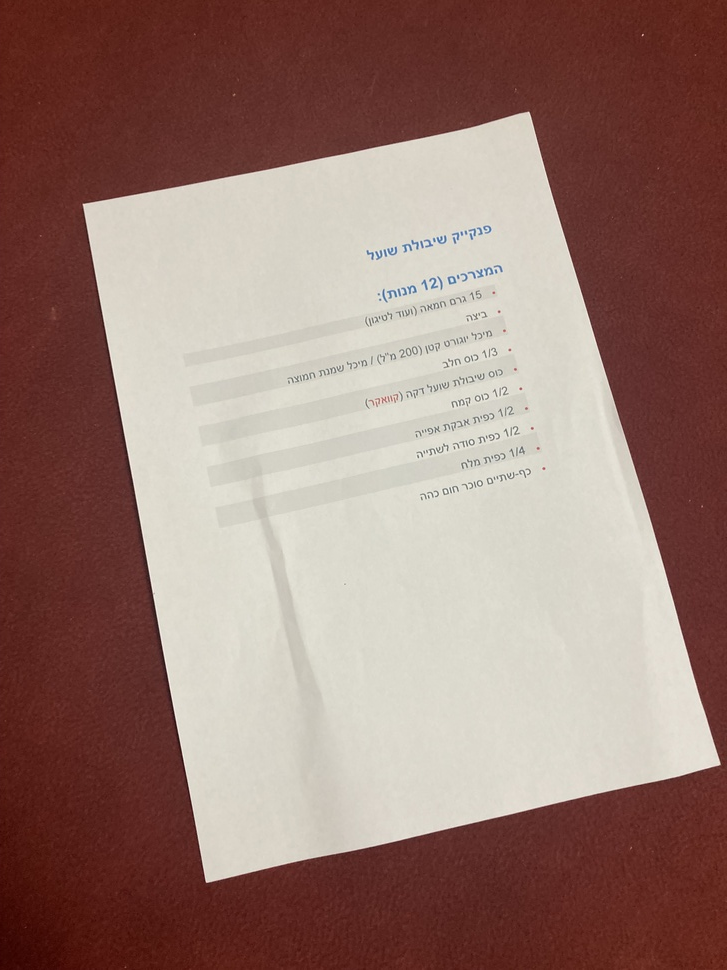
#> input picture example/camScanner/IMG-3763.jpg, 727 x 970 px, shrunk from 3024 x 4032 before the run
$ python -i camScanner.py   (imports and definitions only)
#> lines starting #> are read from the running program, lines starting #| are printed output that depends on the picture; after the words box and inside, x2 and y2 are one past the last pixel; in counts of white or black regions, pixels touching at a corner belong together


import cv2
import numpy as np
import math
from matplotlib import pyplot as plt

#A function that binarizes an image according to OTSU
def binarization(img):
    imgGray = cv2.cvtColor(img, cv2.COLOR_BGR2GRAY)
    blurred = cv2.GaussianBlur(imgGray, (61, 61), 0)
    otsu_threshold, image_result = cv2.threshold(blurred, 0, 255, cv2.THRESH_BINARY|cv2.THRESH_OTSU)
    return image_result

# Function that finds the largest contour by area
def findMaxContour(img):
    imgBin = binarization(img)
    (cnts, _) = cv2.findContours(imgBin, cv2.RETR_EXTERNAL, cv2.CHAIN_APPROX_SIMPLE)
    maxArea=max(cv2.contourArea(c) for c in cnts)
    maxCnt=list(c for c in cnts if cv2.contourArea(c)==maxArea)[0]
    return maxCnt

# A function that converts the cuntor to a four-point array and builds a transformation matrix
def createMetrix(img):
    cnt=findMaxContour(img)

    epsilon = 0.05 *cv2.arcLength(cnt, True)
    approx = cv2.approxPolyDP(cnt, epsilon, True)
    pts1=np.float32(list(approx[i][0] for i in range(len(approx))))
    h, w = calcHeightAndWidth(pts1)
    difultPts2 = [[0, 0], [0, h], [w, h], [w, 0]]
    pts2 =np.float32(difultPts2)if pts1[1][1] > pts1[3][1] else np.float32(rotate(difultPts2,-1))

    M = cv2.getPerspectiveTransform(pts1, pts2)
    print(h,w)
    return M,h,w

def rotate(l, n):
     return l[n:] + l[:n]

#A function that calculates the height and width of the document
def calcHeightAndWidth(arr):
    dic1=int(math.dist(arr[0],arr[1]))
    dic2=int(math.dist(arr[1],arr[2]))
    if dic1>dic2:
        h=dic1
        w=dic2
    else:
        h = dic2
        w = dic1
    return h,w

# A function that performs a transformation
def camScanner(path):
#> called with path = 'example/camScanner/IMG-3763.jpg'
    img = cv2.imread(path, 1)
#> img is the input picture: shape (970, 727, 3); mean B, G, R 115.3, 123.8, 153.1
    imgCopy = img.copy()

    M,h,w=createMetrix(img)
#> in binarization, `imgGray = cv2.cvtColor(img, cv2.COLOR_BGR2GRAY)`:
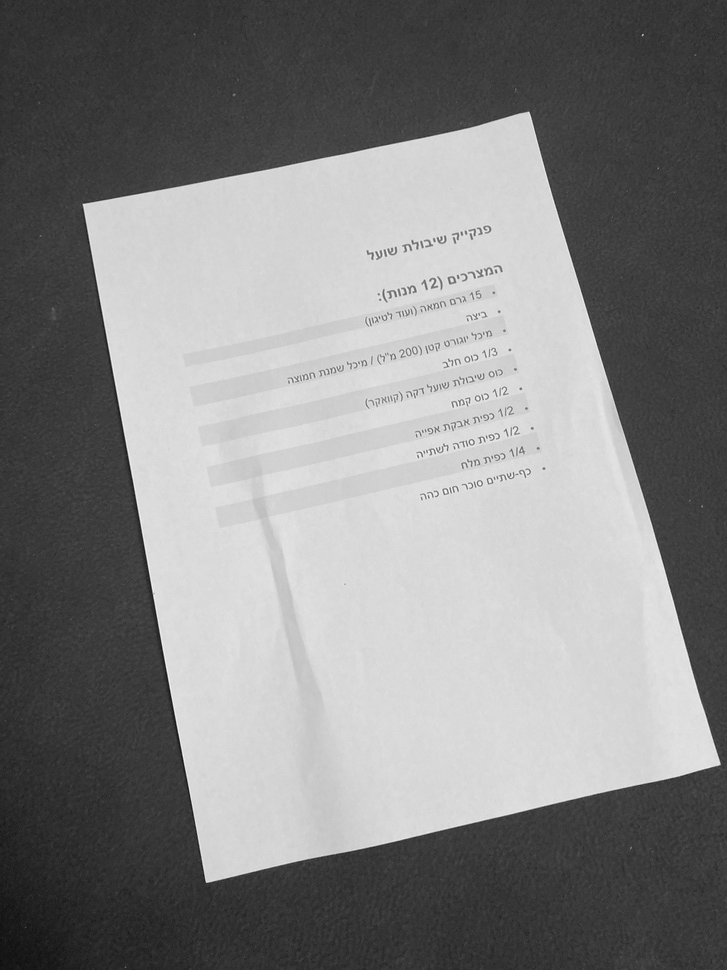
#> imgGray: shape (970, 727); min 15, max 254, mean 131.6
#> in binarization, `blurred = cv2.GaussianBlur(imgGray, (61, 61), 0)`:
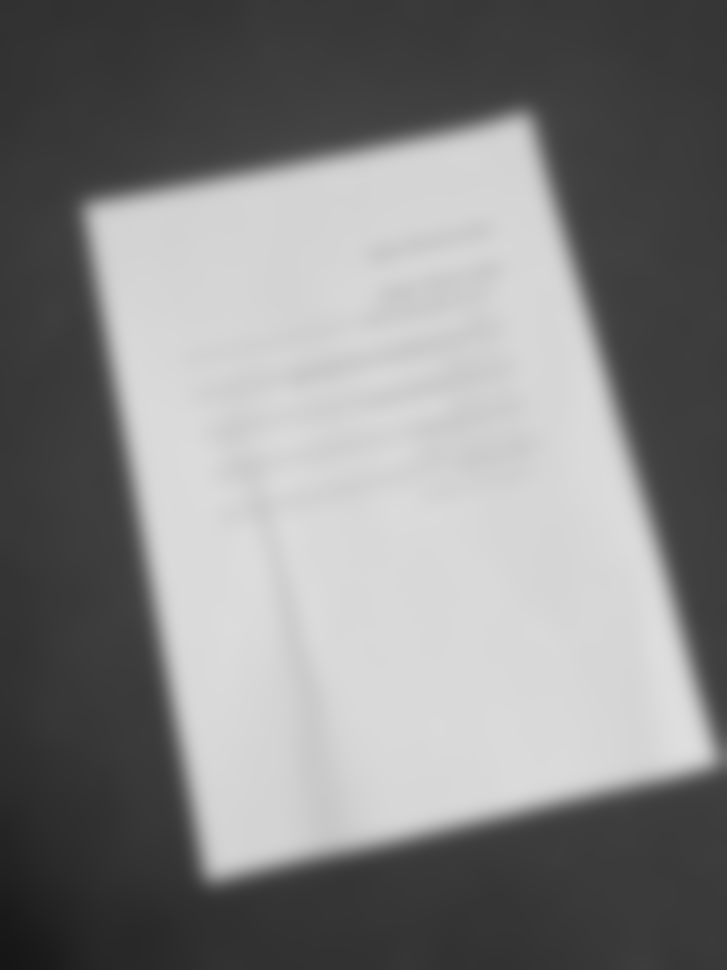
#> blurred: shape (970, 727); min 22, max 222, mean 131.6
#> in binarization, `otsu_threshold, image_result = cv2.threshold(blurred, 0, 255, cv2.THRE..`:
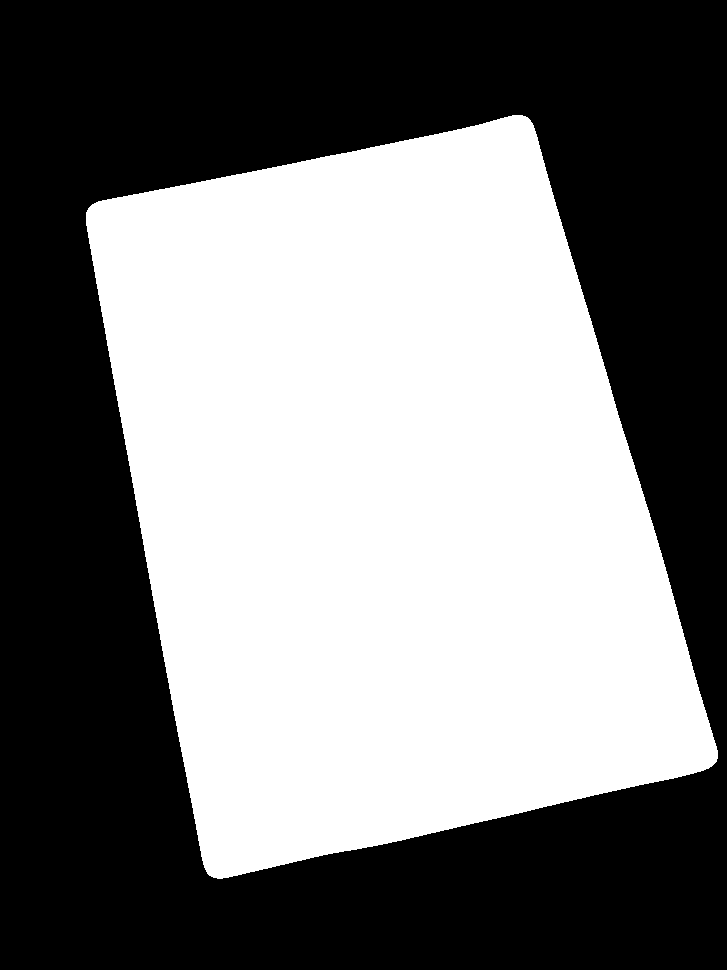
#> image_result: shape (970, 727); 47.8% white; 1 white region
#> in binarization, `otsu_threshold, image_result = cv2.threshold(blurred, 0, 255, cv2.THRE..`: otsu_threshold = 134
#> in findMaxContour, `(cnts, _) = cv2.findContours(imgBin, cv2.RETR_EXTERNAL, cv2.CHAIN_APPR..`: cnts = 1 contour; box (x1, y1, x2, y2) and area: (86, 115, 718, 879) 336270
#> in findMaxContour, `maxArea=max(cv2.contourArea(c) for c in cnts)`: maxArea = 336269.5
#> in findMaxContour, `maxCnt=list(c for c in cnts if cv2.contourArea(c)==maxArea)[0]`: maxCnt = contour of 1038 points, box (x1, y1, x2, y2) (86, 115, 718, 879), area 336270
#> in createMetrix, `cnt=findMaxContour(img)`: cnt has the same summary as maxCnt in findMaxContour
#> in createMetrix, `epsilon = 0.05 *cv2.arcLength(cnt, True)`: epsilon = 123.8
#> in createMetrix, `approx = cv2.approxPolyDP(cnt, epsilon, True)`: approx = [[525, 116], [86, 212], [213, 877], [716, 761]]
#> in calcHeightAndWidth, `dic1=int(math.dist(arr[0],arr[1]))`: dic1 = 449
#> in calcHeightAndWidth, `dic2=int(math.dist(arr[1],arr[2]))`: dic2 = 677
#> in calcHeightAndWidth, `w = dic1`: w = 449
#> in createMetrix, `h, w = calcHeightAndWidth(pts1)`: h = 677; w = 449
#> in createMetrix, `difultPts2 = [[0, 0], [0, h], [w, h], [w, 0]]`: difultPts2 = [[0, 0], [0, 677], [449, 677], [449, 0]]
#> in createMetrix, `pts2 =np.float32(difultPts2)if pts1[1][1] > pts1[3][1] else np.float32..`: pts2 = [[449, 0], [0, 0], [0, 677], [449, 677]]
#> in createMetrix, `M = cv2.getPerspectiveTransform(pts1, pts2)`: M = [[1.02, -0.196, -46.64], [0.258, 1.18, -272.7], [3.23e-05, 0.00023, 1]]
#| 677 449
#> h = 677; w = 449
    dst=cv2.warpPerspective(imgCopy, M, (w, h))
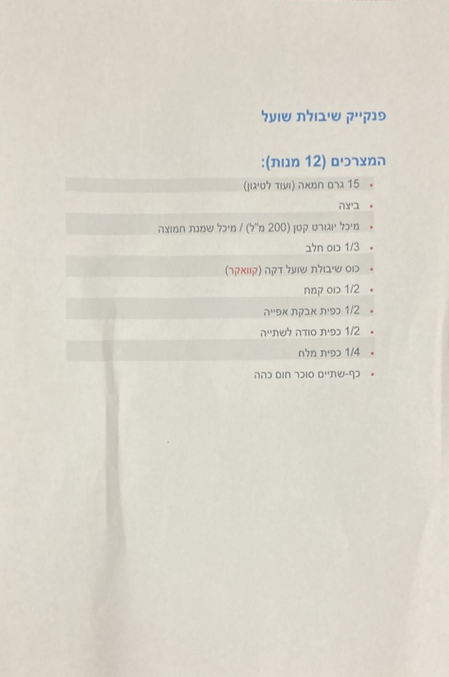
#> dst: shape (677, 449, 3); mean B, G, R 202.4, 213.7, 217.3
    cv2.imwrite('output\camScanner.jpg', cv2.cvtColor(dst, cv2.COLOR_BGR2RGB))
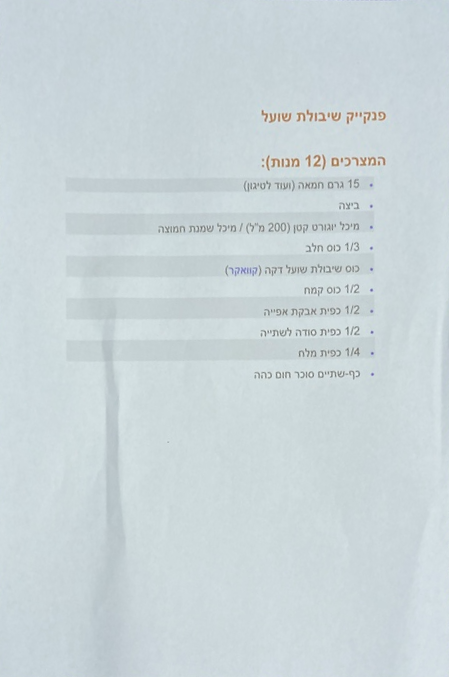
#> saved as camScanner.jpg: shape (677, 449, 3); mean B, G, R 217.3, 213.7, 202.4
    return 'output\camScanner.jpg'

>>> result = camScanner('example/camScanner/IMG-3763.jpg')

$ run again, on example/camScanner/IMG-3784.jpg
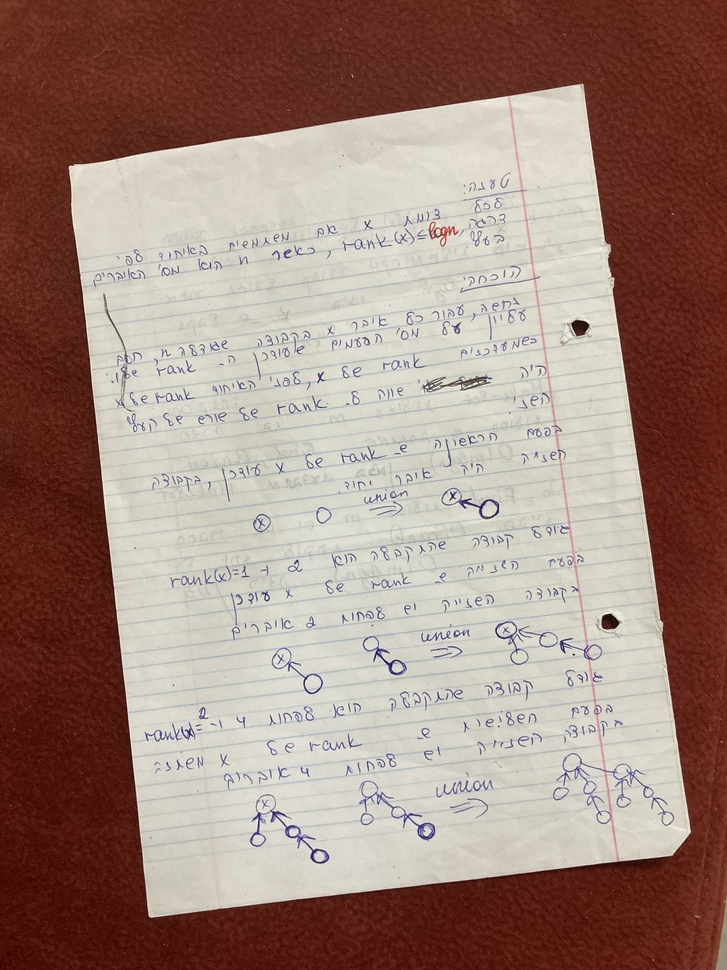
#> input picture example/camScanner/IMG-3784.jpg, 727 x 970 px, shrunk from 3024 x 4032 before the run
#> in camScanner, img is the input picture: shape (970, 727, 3); mean B, G, R 124, 134.1, 159.5
#> in binarization, `otsu_threshold, image_result = cv2.threshold(blurred, 0, 255, cv2.THRE..`:
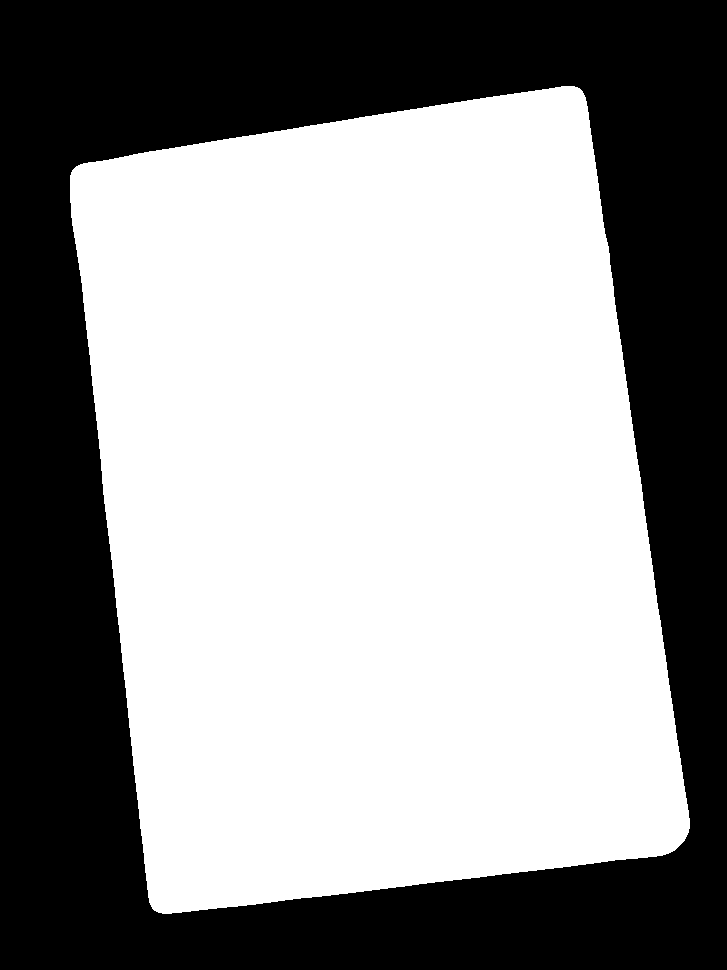
#> image_result: shape (970, 727); 58.1% white; 1 black region
#> otsu_threshold = 128
#> cnts = 1 contour; box (x1, y1, x2, y2) and area: (70, 86, 690, 914) 408398
#> maxArea = 408397.5
#> maxCnt = contour of 696 points, box (x1, y1, x2, y2) (70, 86, 690, 914), area 408398
#> cnt has the same summary as maxCnt in findMaxContour
#> epsilon = 134
#> approx = [[579, 88], [72, 170], [154, 910], [684, 840]]
#> dic1 = 513
#> dic2 = 744
#> in calcHeightAndWidth, `w = dic1`: w = 513
#> in createMetrix, `h, w = calcHeightAndWidth(pts1)`: h = 744; w = 513
#> difultPts2 = [[0, 0], [0, 744], [513, 744], [513, 0]]
#> pts2 = [[513, 0], [0, 0], [0, 744], [513, 744]]
#> in createMetrix, `M = cv2.getPerspectiveTransform(pts1, pts2)`: M = [[1.03, -0.114, -54.56], [0.168, 1.04, -189.1], [4.82e-05, 5.09e-05, 1]]
#| 744 513
#> in camScanner, `M,h,w=createMetrix(img)`: h = 744; w = 513
#> in camScanner, `cv2.imwrite('output\camScanner.jpg', cv2.cvtColor(dst, cv2.COLOR_BGR2R..`:
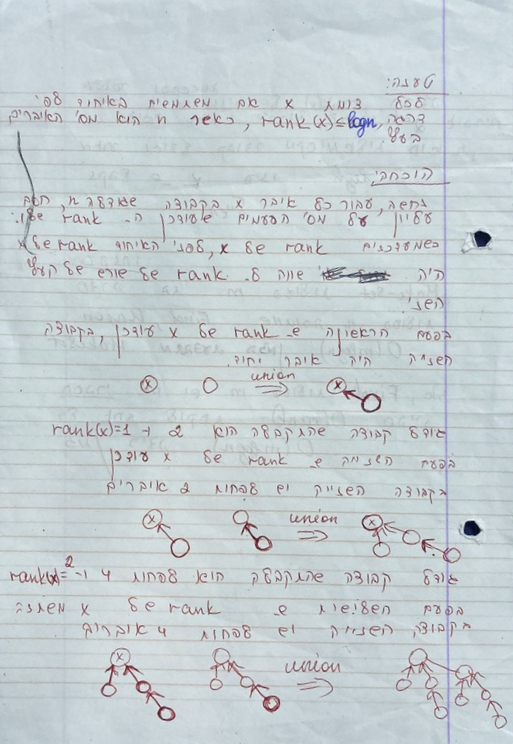
#> saved as camScanner.jpg: shape (744, 513, 3); mean B, G, R 209.2, 206.2, 197.2

$ run again, on example/camScanner/IMG-3785.jpg
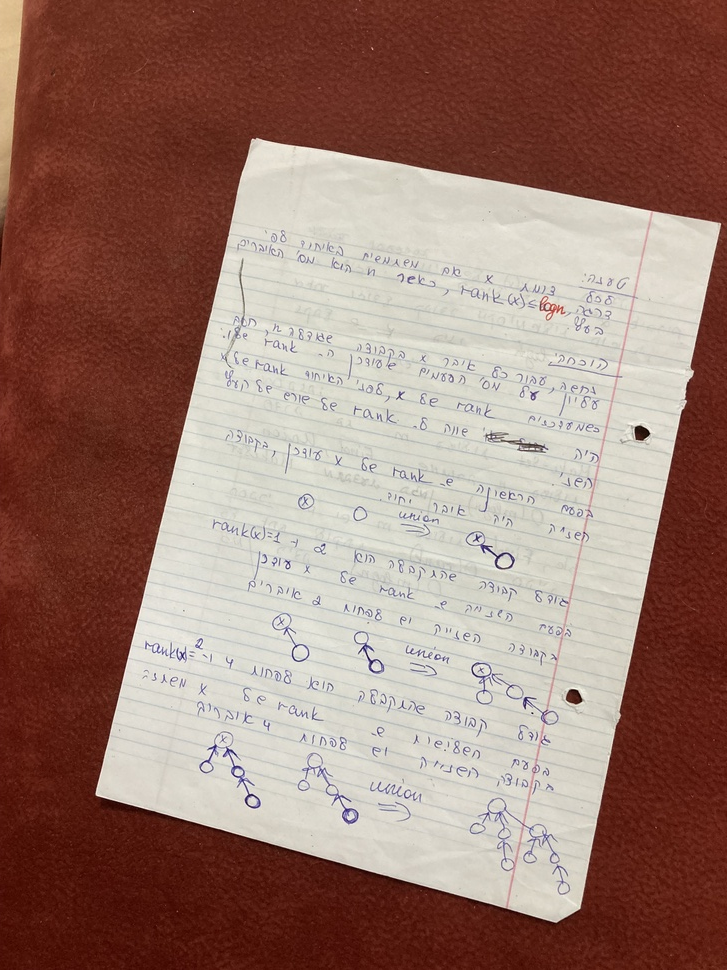
#> input picture example/camScanner/IMG-3785.jpg, 727 x 970 px, shrunk from 3024 x 4032 before the run
#> in camScanner, img is the input picture: shape (970, 727, 3); mean B, G, R 110.9, 121.7, 153.5
#> in binarization, `otsu_threshold, image_result = cv2.threshold(blurred, 0, 255, cv2.THRE..`:
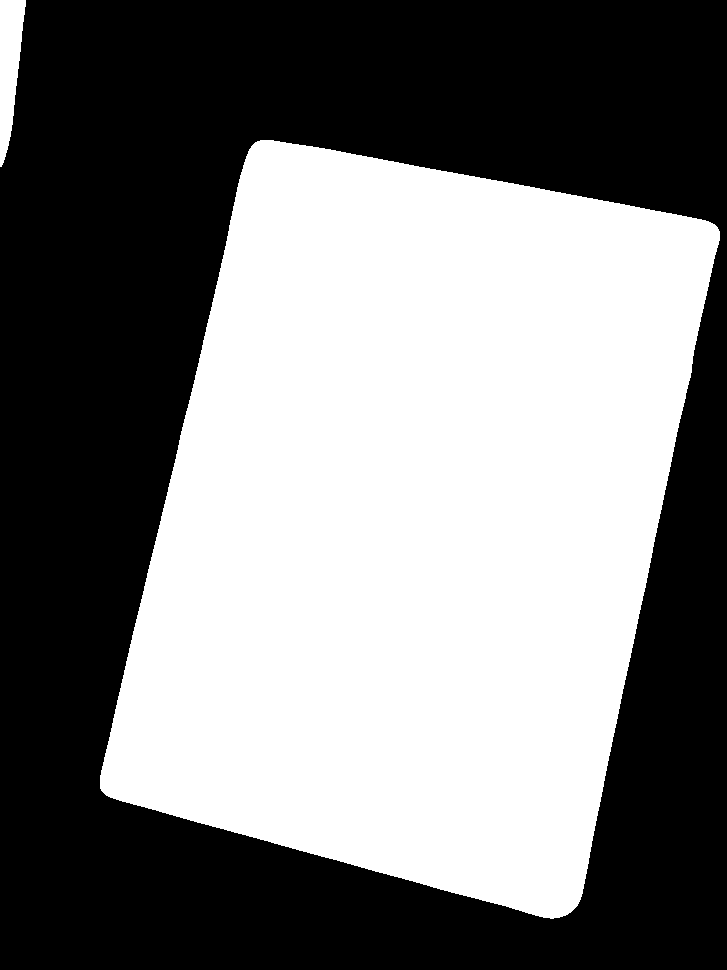
#> image_result: shape (970, 727); 48.5% white; 2 white regions
#> otsu_threshold = 132
#> cnts = 2 contours; box (x1, y1, x2, y2) and area: (100, 140, 720, 919) 338390, (0, 0, 26, 167) 2561
#> maxArea = 338390
#> maxCnt = contour of 1026 points, box (x1, y1, x2, y2) (100, 140, 720, 919), area 338390
#> cnt has the same summary as maxCnt in findMaxContour
#> epsilon = 124.2
#> approx = [[257, 141], [100, 788], [565, 915], [719, 231]]
#> dic1 = 665
#> dic2 = 482
#> in calcHeightAndWidth, `h=dic1`: h = 665
#> in calcHeightAndWidth, `w=dic2`: w = 482
#> in createMetrix, `h, w = calcHeightAndWidth(pts1)`: h = 665; w = 482
#> difultPts2 = [[0, 0], [0, 665], [482, 665], [482, 0]]
#> in createMetrix, `M = cv2.getPerspectiveTransform(pts1, pts2)`: M = [[1.09, 0.264, -316.3], [-0.203, 1.04, -94.63], [0.000105, 6.32e-05, 1]]
#| 665 482
#> in camScanner, `M,h,w=createMetrix(img)`: h = 665; w = 482
#> in camScanner, `cv2.imwrite('output\camScanner.jpg', cv2.cvtColor(dst, cv2.COLOR_BGR2R..`:
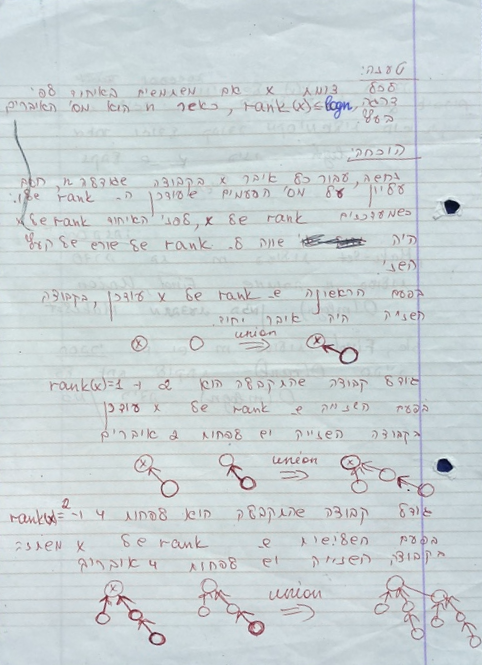
#> saved as camScanner.jpg: shape (665, 482, 3); mean B, G, R 213.4, 211, 202.1
